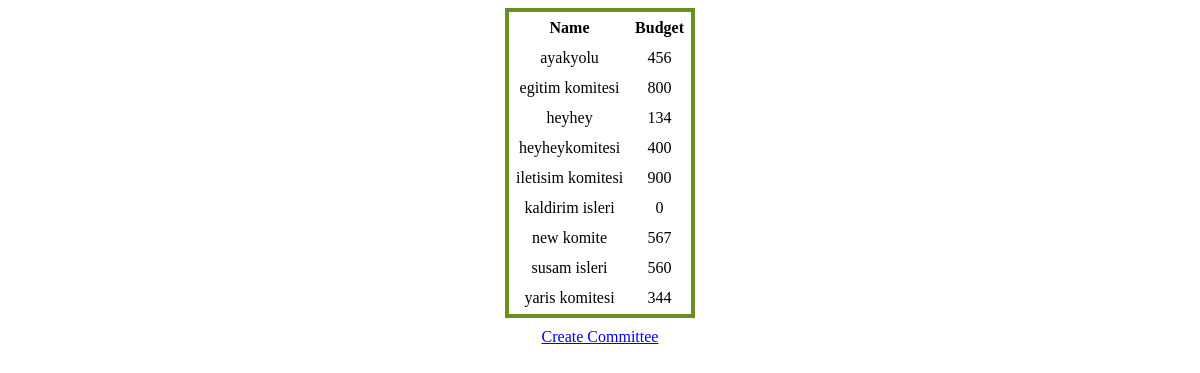
The page /CommitteeCreationPanel1.php on the database its author committed.
### tables this page shows
CREATE TABLE `committees` (
  `name` varchar(20) NOT NULL,
  `budget` int(11) DEFAULT NULL
);

### Queries.php (called while the page is built, shortened)
<?php
$CommitteeQ = "SELECT *
			FROM `committees`
			ORDER BY `name`";
			?>

### CommitteeCreationPanel1.php (the view, shortened to what this page needs)
<head>
    <link rel="stylesheet" type="text/css" href="Style.css">
</head>
<body>
<?php
require ("connector.php");
require ("Queries.php");
$CommitteeResult = mysqli_query($db, $CommitteeQ);
echo "<table >
<thead>
    <tr>
        <th>Name</th>
        <th>Budget</th>
    </tr>
    </thead>";
while($row = mysqli_fetch_assoc($CommitteeResult)) {
    $Name = $row['name'];
    $Budget = $row['budget'];
    echo "
            <tr>
          <td>$Name</td>
          <td>$Budget</td>
          </tr>";
}
?>
</table>
<ul>
    <li><a href="CommitteeCreationPanel2.php">Create Committee</a></li>
</ul>
</body>

### Style.css (style rules this page uses)
ul { list-style-image: url('sqpurple.gif'); list-style-type: none; margin: auto; padding: 10; text-align:center }
li { display: inline; padding : 10; list-style-type: square; }
th, td { padding: 5px; text-align: center; }
table { border : 4px solid olivedrab; margin : auto; }
a { text-align:center }

### rows shown on the page
committees: name "ayakyolu", budget "456"
committees: name "egitim komitesi", budget "800"
committees: name "heyhey", budget "134"
committees: name "heyheykomitesi", budget "400"
committees: name "iletisim komitesi", budget "900"
committees: name "kaldirim isleri", budget "0"
committees: name "new komite", budget "567"
committees: name "susam isleri", budget "560"
committees: name "yaris komitesi", budget "344"
